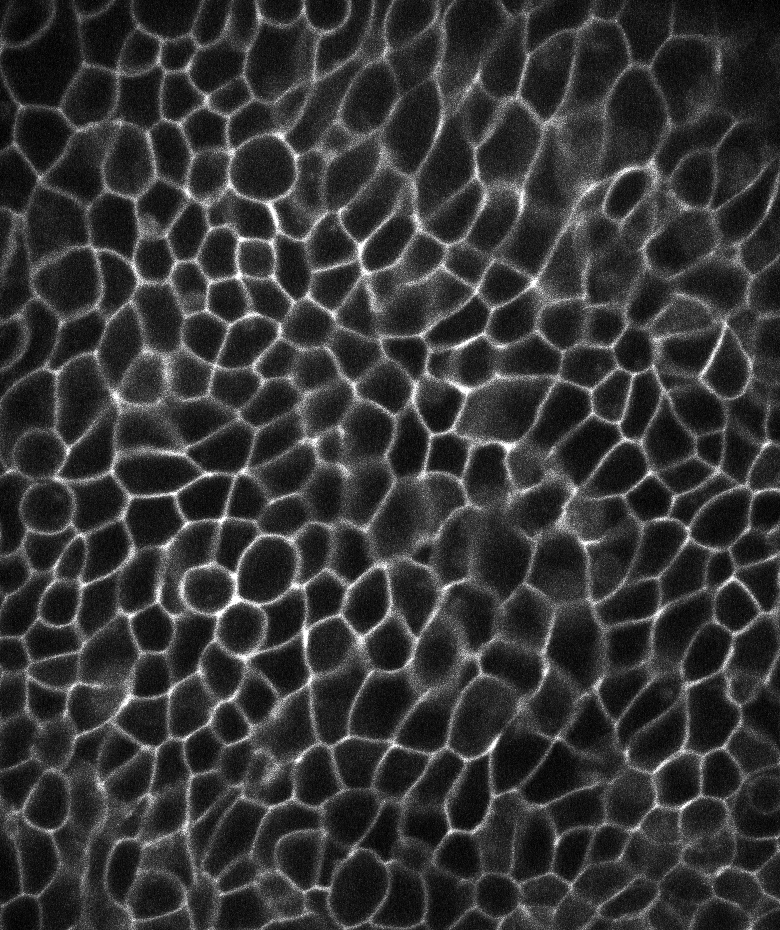
#> input picture example_data/example_cells_1.tif, 780 x 930 px
$ jupyter execute --allow-errors image_analysis_tutorial_solutions.ipynb   (shell and % lines are left out)
#> lines starting #> are read from the running program, lines starting #| are printed output that depends on the picture; after the words box and inside, x2 and y2 are one past the last pixel; in counts of white or black regions, pixels touching at a corner belong together
# Image Analysis with Python - <font color='orange'>Tutorial Pipeline Solutions</font>

*originally created in 2016*<br>
*updated and converted to a Jupyter notebook in 2017*<br>
*updated and converted to python 3 in 2018*<br>
*by Jonas Hartmann (Gilmour group, EMBL Heidelberg)*<br>

##  Table of Contents

1. [About this Tutorial](#about)
2. [Importing Modules & Packages](#import)
3. [Loading & Handling Image Data](#load)
4. [Preprocessing](#prepro)
5. [Manual Thresholding & Threshold Detection](#thresh)
6. [Adaptive Thresholding](#adaptive)
7. [Improving Masks with Binary Morphology](#morpho)
8. [Connected Components Labeling](#label)
9. [Cell Segmentation by Seeding & Expansion](#seg)
10. [Postprocessing: Removing Cells at the Image Border](#postpro)
11. [Identifying Cell Edges](#edges)
12. [Extracting Quantitative Measurements](#measure)
13. [Simple Analysis & Visualization](#analysis)
14. [Writing Output to Files](#write)
15. [Batch Processing](#batch)

##  About this Tutorial - <font color='orange'> Notes on the Solutions </font> <a id=about></a>

These are the solutions to the tutorial pipeline (see `image_analysis_tutorial.py`). <font color=red>*For the best learning experience, it is highly recommended that you first try to implement a solution yourself!*</font> Only come here if you are totally stuck or if you have a working solution and would like to double-check it.

Note that there are multiple ways of implementing any particular step in the pipeline, so if your solution is different from the solution here, it is not necessarily wrong. However, *some solutions are better than others* because they are...

- **...more readable:**
    - When reading the code, it is obvious and clear what the code is doing
    - The code is clearly commented to help others (and your future self) understand it


- **...more general:**
    - The code still works if there are minor changes to the data (e.g. size of the image being processed)
    - The code can easily be transformed into a solution for a similar problem


- **...more computationally efficient:**
    - No unnecessary copies of large datasets are made (memory efficiency)
    - Faster algorithms are used, e.g. array operations instead of loops (CPU efficiency)
    - No unnecessary loading and writing of data (io efficiency)

It is up to you to decide if your solution is better, equally good, or not as good as the solution presented here. Either way, we hope you can learn something by looking at our solutions. **:)**

## Importing Modules & Packages <a id=import></a>

[cell 1]
# The numerical array package numpy as np
import numpy as np

#### <font color='orange'>Exercise Solution</font>

Using the import command as above, follow the instructions in the comments below to import two additional modules that we will be using frequently in this pipeline.

[cell 2]
# The plotting module matplotlib.pyplot as plt
import matplotlib.pyplot as plt

# The image processing package scipy.ndimage as ndi
import scipy.ndimage as ndi

#### Side Note for Jupyter Notebook Users

You can configure how the figures made by matplotlib are displayed.

[cell 3]
# Set matplotlib backend
#%matplotlib notebook
#%matplotlib qt

## Loading & Handling Image Data <a id=load></a>

#### <font color='orange'>Exercise Solution</font>

We will now proceed to load one of the example images and verify that we get what we expect.

[cell 4]
# (i) Specify the directory path and file name

# Create a string variable with the name of the file you'd like to load (here: 'example_cells_1.tif').
# Suggested name for the variable: filename
# Note: Paths and filenames can contain slashes, empty spaces and other special symbols, which can cause
#       trouble for programming languages under certain circumstances. To circumvent such trouble, add
#       the letter r before your string definition to create a so-called 'raw string', which is not
#       affected by these problems (e.g. `my_raw_string = r"some string with funny symbols: \\\!/~***!"`).
filename = r'example_cells_1.tif'

# If the file is not in the current working directory, you must also have a way of specifying the path
# to the directory where the file is stored. Most likely, your example images are stored in a directory
# called 'example_data' in the same folder as this notebook. Note that you can use either the full path
#  - something like r"/home/jack/data/python_image_analysis/example_data"
# or the relative path, starting from the current working directory
#   - here that would just be r"example_data"
# Create a string variable with the path to the directory that contains the file you'd like to load.
# Suggested name for the variable: dirpath
dirpath = r'example_data'  # Relative path
#dirpath = r'/home/jack/data/python_image_analysis/example_data/example_cells_1.tif'  # Absolute path

[cell 5]
# (ii) Combine the directory path and file name into one variable, the file path

# Import the function 'join' from the module 'os.path'
# This function automatically takes care of the slashes that need to be added when combining two paths.
from os.path import join

# Use the 'join' function to combine the directory path with the file name and create a new variable.
# Print the result to see that everything is correct (this is always a good idea!)
# Suggested name for the variable: filepath
filepath = join(dirpath, filename)
print(filepath)

[cell 6]
# (iii) Load the image

# Import the function 'imread' from the module 'skimage.io'.
from skimage.io import imread

# Load 'example_cells_1.tif' and store it in a variable.
# Suggested name for the variable: img
img = imread(filepath)
#> img is the input picture: shape (930, 780); min 0, max 255, mean 52.7

[cell 7]
# (iv) Check that everything is in order

# Check that 'img' is a variable of type 'ndarray' - use Python's built-in function 'type'.
print("Loaded array is of type:", type(img))
#| Loaded array is of type: <class 'numpy.ndarray'>

# Print the shape of the array using the numpy-function 'shape'.
# Make sure you understand the output!
print("Loaded array has shape:", img.shape)
#| Loaded array has shape: (930, 780)

# Check the datatype of the individual numbers in the array. You can use the array attribute 'dtype' to do so.
# Make sure you understand the output!
print("Loaded values are of type:", img.dtype)
#| Loaded values are of type: uint8

# SOLUTION NOTE: The dtype should be 'uint8', because these are unsigned 8-bit integer images.
#                This means that the intensity values range from 0 to 255 in steps of 1.

[cell 8]
# (v) Look at the image to confirm that everything worked as intended

# To plot the array as an image, use pyplot's functions 'plt.imshow' followed by 'plt.show'.
# Check the documentation for 'plt.imshow' and note the parameters that can be specified, such as colormap (cmap)
# and interpolation. Since you are working with scientific data, interpolation is unwelcome, so you should set it
# to "none". The most common cmap for grayscale images is naturally "gray".
# You may also want to adjust the size of the figure. You can do this by preparing the figure canvas with
# the function 'plt.figure' before calling 'plt.imshow'. The canvas size is adjusted using the keyword argument
# 'figsize' when calling 'plt.figure'.
plt.figure(figsize=(7,7))
plt.imshow(img, interpolation='none', cmap='gray')
plt.show()

## Preprocessing <a id=prepro></a>

#### <font color='orange'>Exercise Solution</font>

Perform Gaussian smoothing and visualize the result.

[cell 9]
# (i) Create a variable for the smoothing factor sigma, which should be an integer value

sigma = 3

# After implementing the Gaussian smoothing function below, you can modify this variable
# to find the ideal value of sigma.

[cell 10]
# (ii) Perform the smoothing on the image

# To do so, use the Gaussian filter function 'ndi.gaussian_filter' from the
# image processing module 'scipy.ndimage', which was imported at the start of the tutorial.
# Check out the documentation of scipy to see how to use this function.
# Allocate the output to a new variable.
img_smooth = ndi.gaussian_filter(img, sigma)

[cell 11]
# (iii) Visualize the result using 'plt.imshow'

# Compare with the original image visualized above.
# Does the output make sense? Is this what you expected?
# Can you optimize sigma such that the image looks smooth without blurring the membranes too much?
plt.figure(figsize=(7,7))
plt.imshow(img_smooth, interpolation='none', cmap='gray')
plt.show()

# To have a closer look at a specific region of the image, crop that region out and show it in a
# separate plot. Remember that you can crop arrays by "indexing" or "slicing" them similar to lists.
# Use such "zoomed-in" views throughout this tutorial to take a closer look at your intermediate
# results when necessary.
plt.figure(figsize=(6,6))
plt.imshow(img_smooth[400:600, 200:400], interpolation='none', cmap='gray')
plt.show()
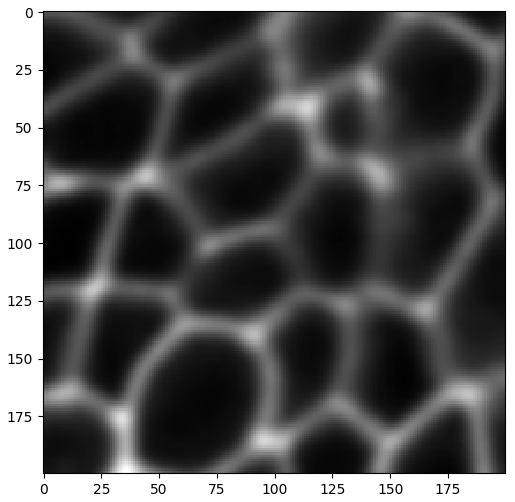
#> figure drawn by matplotlib, 1 panel

[cell 12]
# (iv) BONUS: Show the raw and smoothed images side by side using 'plt.subplots'

fig, ax = plt.subplots(1, 2, figsize=(10,7))
ax[0].imshow(img, interpolation='none', cmap='gray')
ax[1].imshow(img_smooth, interpolation='none', cmap='gray')
ax[0].set_title('Raw Image')
ax[1].set_title('Smoothed Image')
plt.show()

## Manual Thresholding & Threshold Detection <a id=thresh></a>

#### <font color='orange'>Exercise Solution</font>

Try out manual thresholding and automated threshold detection.

[cell 13]
# (i) Create a variable for a manually set threshold, which should be an integer

# This can be changed later to find a suitable value.
thresh = 70

[cell 14]
# (ii) Perform thresholding on the smoothed image

# Remember that you can use relational (Boolean) expressions such as 'smaller' (<), 'equal' (==)
# or 'greater or equal' (>=) with numpy arrays - and you can directly assign the result to a new
# variable.
mem = img_smooth > thresh
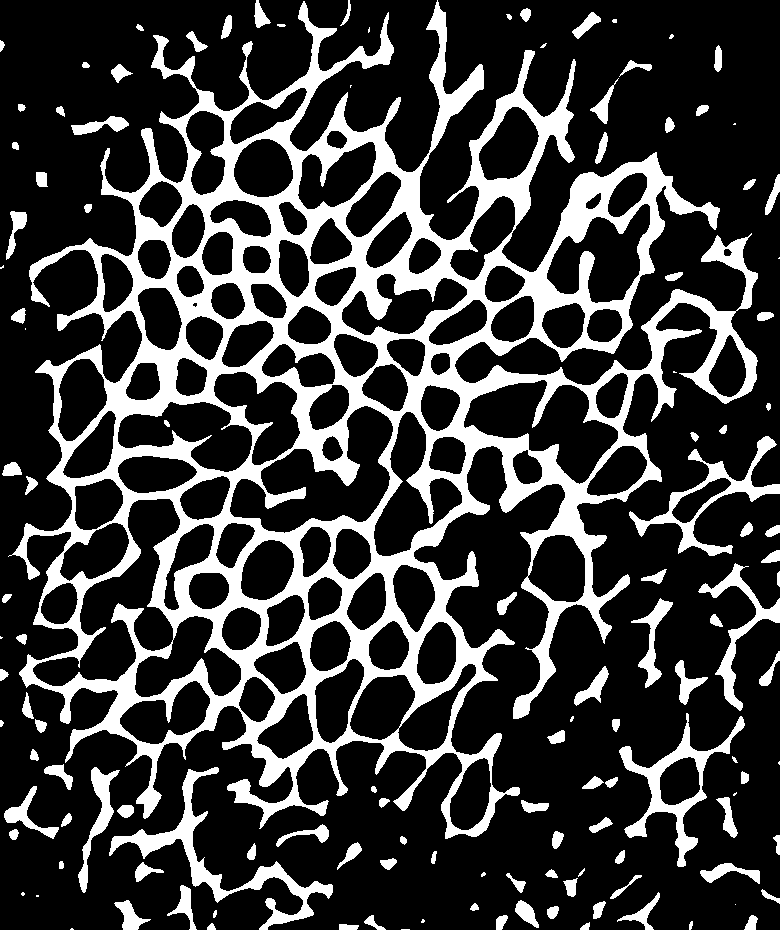
#> mem: shape (930, 780) bool; 23.6% white; 130 white regions (21 under 20 px), largest, box (x1, y1, x2, y2) and area: (8, 0, 758, 839) 139434, (109, 767, 333, 930) 4603, (619, 713, 745, 867) 3475

# Check the dtype of your thresholded image
# You should see that the dtype is 'bool', which stands for 'Boolean' and means the array
# is now simply filled with 'True' and 'False', where 'True' is the foreground (the regions
# above the threshold) and 'False' is the background.
print(mem.dtype)
#| bool

[cell 15]
# (iii) Visualize the result

fig, ax = plt.subplots(1, 2, figsize=(10,7))
ax[0].imshow(img_smooth, interpolation='none', cmap='gray')
ax[1].imshow(mem, interpolation='none', cmap='gray')
ax[0].set_title('Smoothed Image')
ax[1].set_title('Thresholded Membranes')
plt.show()
#> the sliders are set to thresh = 130

[cell 16]
# (iv) Try out different thresholds to find the best one

# If you are using jupyter notebook, you can adapt the code below to
# interactively change the threshold and look for the best one. These
# kinds of interactive functions are called 'widgets' and are very
# useful in exploratory data analysis to create greatly simplified
# 'User Interfaces' (UIs) on the fly.
# As a bonus exercise, try to understand or look up how the widget works
# and play around with it a bit!

# Prepare widget
from ipywidgets import interact
@interact(thresh=(10,250,10))
def select_threshold(thresh=100):

    # Thresholding
#> called with thresh = 130
    mem = img_smooth > thresh
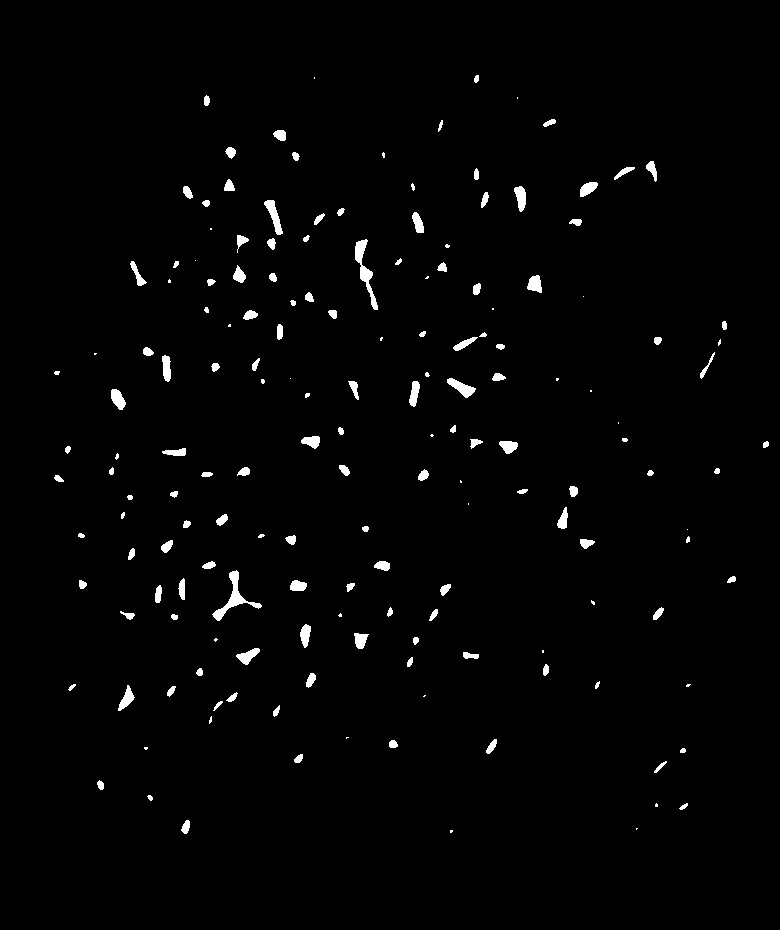
#> mem: shape (930, 780) bool; 1.6% white; 169 white regions (37 under 20 px), largest, box (x1, y1, x2, y2) and area: (212, 570, 262, 621) 531, (355, 239, 378, 310) 494, (264, 200, 283, 235) 277

    # Visualization
    plt.figure(figsize=(7,7))
    plt.imshow(mem, interpolation='none', cmap='gray')
    plt.show()

[cell 17]
# (v) Perfom automated threshold detection with Otsu's method

# The scikit-image module 'skimage.filters.thresholding' provides
# several threshold detection algorithms. The most popular one
# among them is Otsu's method. Using what you've learned so far,
# import the 'threshold_otsu' function, use it to automatically
# determine a threshold for the smoothed image, apply the threshold,
# and visualize the result.

# Import
from skimage.filters.thresholding import threshold_otsu

# Calculate and apply threshold
thresh = threshold_otsu(img_smooth)
#> thresh = 60
mem = img_smooth > thresh
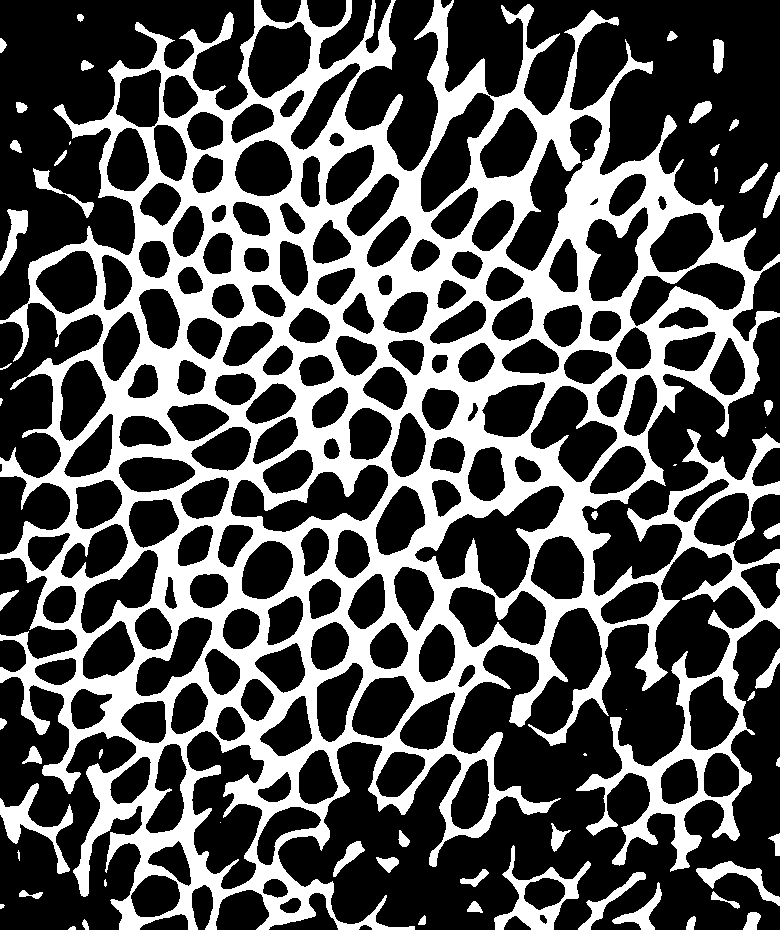
#> mem: shape (930, 780) bool; 32.9% white; 59 white regions (11 under 20 px), largest, box (x1, y1, x2, y2) and area: (0, 0, 780, 930) 225669, (494, 845, 591, 930) 2155, (0, 783, 73, 874) 1716

# Visualization
plt.figure(figsize=(7,7))
plt.imshow(mem, interpolation='none', cmap='gray')
plt.show()

[cell 18]
# (vi) BONUS: Did you notice the 'try_all_threshold' function?

# That's convenient! Use it to automatically test the threshold detection
# functions in 'skimage.filters.thresholding'. Don't forget to adjust the
# 'figsize' parameter so the resulting images are clearly visible.
from skimage.filters.thresholding import try_all_threshold
fig = try_all_threshold(img_smooth, figsize=(10,10), verbose=False)
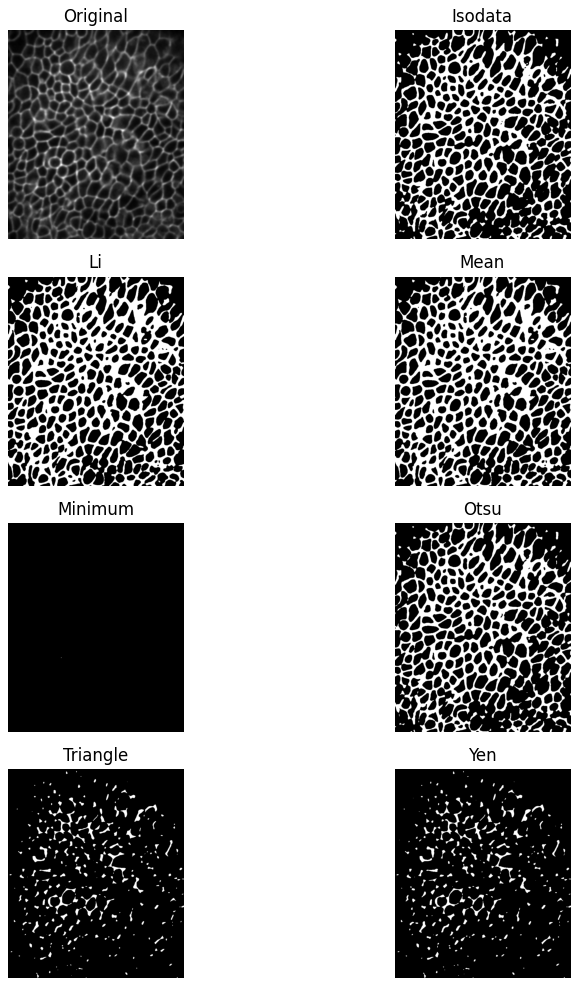
#> figure drawn by matplotlib, 8 panels

## Adaptive Thresholding <a id=adaptive></a>

#### <font color='orange'>Exercise Solution</font>

Implement the two steps of adaptive background subtraction:

1. Use a strong "mean filter" with a circular `SE` to create the background image.

2. Use the background image for thresholding.

[cell 19]
# Step 1
# ------

# The expression below creates circular structuring elements.
# It is an elegant but complicated piece of code and at the moment it is not
# necessary for you to understand it in detail. Use it to create structuring
# elements of different sizes (by changing 'i') and find a way to visualize
# the result (remember that the SE is just a small 'image').
#
# Try to answer the following questions:
#
#   - Is the resulting SE really circular?
#       >>> It is close enough for large i, not so much for small i.
#
#   - Can certain values of 'i' cause problems? If so, why?
#       >>> Even values create a slight asymmetry! It is best to use only odd values!
#
#   - What value of 'i' should be used for the SE?
#       >>> My first guess was i=30, which is about 3x the membrane diameter.
#           I tried out some other values but ultimately stuck with this.

# Create SE
i = 31
SE = (np.mgrid[:i,:i][0] - np.floor(i/2))**2 + (np.mgrid[:i,:i][1] - np.floor(i/2))**2 <= np.floor(i/2)**2

# Visualize the result
plt.imshow(SE, interpolation='none')
plt.show()
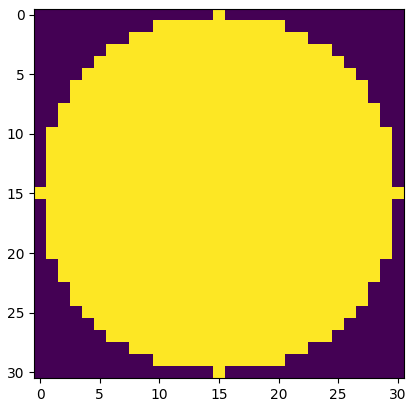
#> figure drawn by matplotlib, 1 panel

[cell 20]
# (ii) Create the background

# Run a mean filter over the image using the disc SE and assign the output to a new variable.
# Use the function 'skimage.filters.rank.mean'.
from skimage.filters import rank
bg = rank.mean(img_smooth, footprint=SE)
#> (the rest of the program and of its run is left out)
